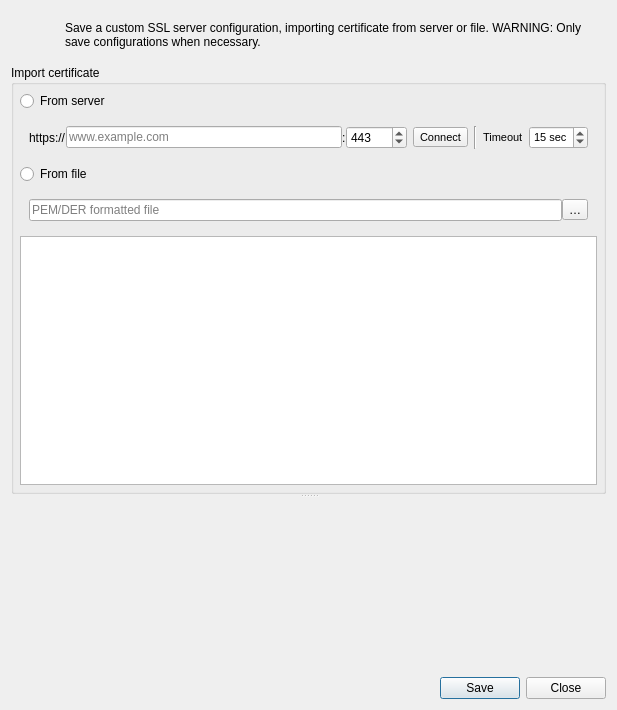
<?xml version="1.0" encoding="UTF-8"?>
<ui version="4.0">
 <class>QgsAuthSslTestDialog</class>
 <widget class="QDialog" name="QgsAuthSslTestDialog">
  <property name="geometry">
   <rect>
    <x>0</x>
    <y>0</y>
    <width>617</width>
    <height>710</height>
   </rect>
  </property>
  <property name="windowTitle">
   <string>Custom Certificate Configuration</string>
  </property>
  <layout class="QVBoxLayout" name="verticalLayout">
   <item>
    <layout class="QHBoxLayout" name="horizontalLayout_3">
     <item>
      <widget class="QLabel" name="lblWarningIcon">
       <property name="sizePolicy">
        <sizepolicy hsizetype="Maximum" vsizetype="Maximum">
         <horstretch>0</horstretch>
         <verstretch>0</verstretch>
        </sizepolicy>
       </property>
       <property name="minimumSize">
        <size>
         <width>48</width>
         <height>48</height>
        </size>
       </property>
       <property name="maximumSize">
        <size>
         <width>48</width>
         <height>48</height>
        </size>
       </property>
       <property name="text">
        <string/>
       </property>
      </widget>
     </item>
     <item>
      <widget class="QLabel" name="lblWarningText">
       <property name="text">
        <string>&lt;html&gt;&lt;head/&gt;&lt;body&gt;&lt;p&gt;Save a custom SSL server configuration, importing certificate from server or file. WARNING: Only save configurations when necessary.&lt;/p&gt;&lt;/body&gt;&lt;/html&gt;</string>
       </property>
       <property name="wordWrap">
        <bool>true</bool>
       </property>
      </widget>
     </item>
    </layout>
   </item>
   <item>
    <widget class="QSplitter" name="splitter">
     <property name="orientation">
      <enum>Qt::Vertical</enum>
     </property>
     <property name="childrenCollapsible">
      <bool>false</bool>
     </property>
     <widget class="QgsCollapsibleGroupBoxBasic" name="grpbxServer">
      <property name="sizePolicy">
       <sizepolicy hsizetype="Preferred" vsizetype="Preferred">
        <horstretch>0</horstretch>
        <verstretch>1</verstretch>
       </sizepolicy>
      </property>
      <property name="title">
       <string>Import certificate</string>
      </property>
      <layout class="QVBoxLayout" name="verticalLayout_3">
       <property name="spacing">
        <number>6</number>
       </property>
       <property name="margin">
        <number>6</number>
       </property>
       <item>
        <widget class="QRadioButton" name="radioServerImport">
         <property name="text">
          <string>From server</string>
         </property>
         <attribute name="buttonGroup">
          <string notr="true">btngrpImport</string>
         </attribute>
        </widget>
       </item>
       <item>
        <widget class="QFrame" name="frameServerImport">
         <layout class="QHBoxLayout" name="horizontalLayout_5">
          <property name="spacing">
           <number>6</number>
          </property>
          <item>
           <layout class="QHBoxLayout" name="horizontalLayout">
            <property name="spacing">
             <number>0</number>
            </property>
            <item>
             <widget class="QLabel" name="lblHttps">
              <property name="text">
               <string>https://</string>
              </property>
             </widget>
            </item>
            <item>
             <widget class="QLineEdit" name="leServer">
              <property name="minimumSize">
               <size>
                <width>175</width>
                <height>0</height>
               </size>
              </property>
              <property name="placeholderText">
               <string>www.example.com</string>
              </property>
             </widget>
            </item>
            <item>
             <widget class="QLabel" name="label">
              <property name="text">
               <string>:</string>
              </property>
             </widget>
            </item>
            <item>
             <widget class="QSpinBox" name="spinbxPort">
              <property name="maximum">
               <number>50000</number>
              </property>
              <property name="value">
               <number>443</number>
              </property>
             </widget>
            </item>
           </layout>
          </item>
          <item>
           <widget class="QToolButton" name="btnConnect">
            <property name="font">
             <font>
              <pointsize>8</pointsize>
             </font>
            </property>
            <property name="text">
             <string>Connect</string>
            </property>
           </widget>
          </item>
          <item>
           <widget class="Line" name="line_2">
            <property name="orientation">
             <enum>Qt::Vertical</enum>
            </property>
           </widget>
          </item>
          <item>
           <widget class="QLabel" name="lblTimeout">
            <property name="font">
             <font>
              <pointsize>8</pointsize>
             </font>
            </property>
            <property name="text">
             <string>Timeout</string>
            </property>
           </widget>
          </item>
          <item>
           <widget class="QSpinBox" name="spinbxTimeout">
            <property name="font">
             <font>
              <pointsize>8</pointsize>
             </font>
            </property>
            <property name="suffix">
             <string> sec</string>
            </property>
            <property name="minimum">
             <number>5</number>
            </property>
            <property name="maximum">
             <number>90</number>
            </property>
            <property name="value">
             <number>15</number>
            </property>
           </widget>
          </item>
         </layout>
        </widget>
       </item>
       <item>
        <widget class="QRadioButton" name="radioFileImport">
         <property name="text">
          <string>From file</string>
         </property>
         <attribute name="buttonGroup">
          <string notr="true">btngrpImport</string>
         </attribute>
        </widget>
       </item>
       <item>
        <widget class="QFrame" name="frameFileImport">
         <layout class="QHBoxLayout" name="horizontalLayout_2">
          <property name="spacing">
           <number>0</number>
          </property>
          <item>
           <widget class="QLineEdit" name="leCertPath">
            <property name="readOnly">
             <bool>true</bool>
            </property>
            <property name="placeholderText">
             <string>PEM/DER formatted file</string>
            </property>
           </widget>
          </item>
          <item>
           <widget class="QToolButton" name="btnCertPath">
            <property name="text">
             <string>…</string>
            </property>
            <property name="popupMode">
             <enum>QToolButton::InstantPopup</enum>
            </property>
           </widget>
          </item>
         </layout>
        </widget>
       </item>
       <item>
        <widget class="QPlainTextEdit" name="pteSessionStatus">
         <property name="minimumSize">
          <size>
           <width>0</width>
           <height>50</height>
          </size>
         </property>
        </widget>
       </item>
      </layout>
     </widget>
     <widget class="QgsAuthSslConfigWidget" name="wdgtSslConfig" native="true">
      <property name="sizePolicy">
       <sizepolicy hsizetype="Preferred" vsizetype="Preferred">
        <horstretch>0</horstretch>
        <verstretch>5</verstretch>
       </sizepolicy>
      </property>
     </widget>
    </widget>
   </item>
   <item>
    <widget class="QDialogButtonBox" name="buttonBox">
     <property name="orientation">
      <enum>Qt::Horizontal</enum>
     </property>
     <property name="standardButtons">
      <set>QDialogButtonBox::Close|QDialogButtonBox::Save</set>
     </property>
    </widget>
   </item>
  </layout>
 </widget>
 <customwidgets>
  <customwidget>
   <class>QgsAuthSslConfigWidget</class>
   <extends>QWidget</extends>
   <header>qgsauthsslconfigwidget.h</header>
   <container>1</container>
  </customwidget>
  <customwidget>
   <class>QgsCollapsibleGroupBoxBasic</class>
   <extends>QGroupBox</extends>
   <header>qgscollapsiblegroupbox.h</header>
   <container>1</container>
  </customwidget>
 </customwidgets>
 <tabstops>
  <tabstop>radioServerImport</tabstop>
  <tabstop>leServer</tabstop>
  <tabstop>spinbxPort</tabstop>
  <tabstop>btnConnect</tabstop>
  <tabstop>spinbxTimeout</tabstop>
  <tabstop>radioFileImport</tabstop>
  <tabstop>leCertPath</tabstop>
  <tabstop>btnCertPath</tabstop>
  <tabstop>pteSessionStatus</tabstop>
 </tabstops>
 <resources/>
 <connections/>
 <buttongroups>
  <buttongroup name="btngrpImport"/>
 </buttongroups>
</ui>
